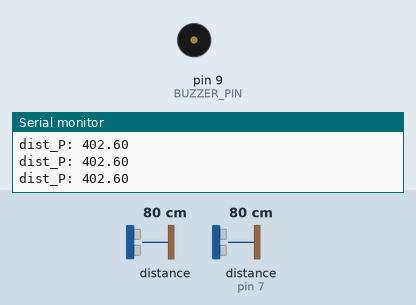
This sketch was run on a simulated Arduino Uno, built with avr-gcc and run on an emulated ATmega328P. On the bench: buzzer (waves = sounding), the last lines printed to the serial monitor. Inputs (shaded band) come from the test bench; at power-on: distance to the obstacle (sensor on pin 7) 80 cm, distance to the obstacle 80 cm. The echo pulse lasts 58.3 µs per cm.

Above: at 1.2 s.
1.3 s: distance to the obstacle (sensor on pin 7) set to 42 cm
2.8 s: distance to the obstacle (sensor on pin 7) set to 35 cm
At 3.8 s:
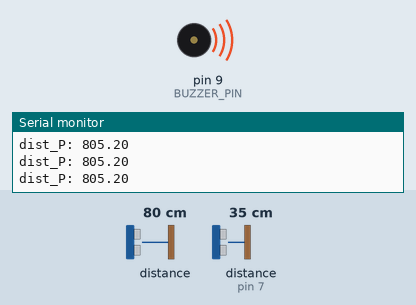
4.3 s: distance to the obstacle (sensor on pin 7) set to 60 cm
At 4.9 s:
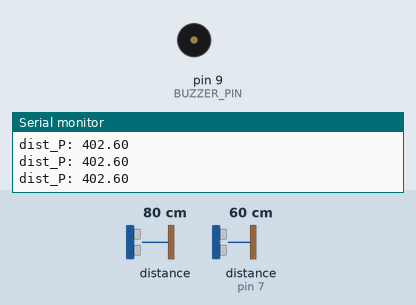
Timing chart, 0 to 7.3 s (numbered marks = the images above; inputs shaded):
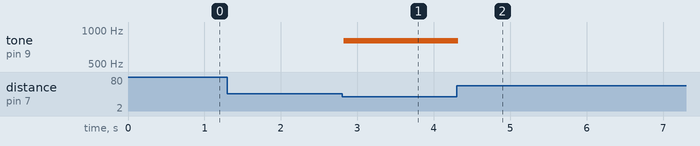

Measured:
- the behaviour switches between 38 and 37 cm on distance to the obstacle (sensor on pin 7) (found by bisection; images 0 and 1)
- after the input at 2.8 s, tone on pin 9 (BUZZER_PIN): silent → 805 Hz at once
- after the input at 4.3 s, tone on pin 9 (BUZZER_PIN): 805 Hz → silent at once

The sketch:

theremin.ino
```cpp
#include "definitions.h"

// Initializes the serial output.
void setup()
{
    Serial.begin(9600);
    pinMode(A0, INPUT);
}

// Repeats the main loop every 10 miliseconds.
// In the main loop the distance of each sonar is pinged.
// And the buzzer is played with the according pitch and volume.
// Also detects for any discrepancies between the distances.
void loop()
{
    // Analog Write Changes volume on "~" digital pins
    dist_P = pitch_sonar.ping_cm();
    if (abs(real_dist_P - dist_P) >= DIST_MARGIN)
    {
        real_dist_P = dist_P;
    }
    pitch = round(map(real_dist_P, MIN_DIST, MAX_DIST, MIN_PITCH, MAX_PITCH) / 36.6) * 36.6;

    dist_V = volume_sonar.ping_cm();
    volume = map(dist_V, MIN_DIST, MAX_DIST, MIN_VOLUME, MAX_VOLUME);

    Serial.print("dist_P: ");
    Serial.println(pitch);

    if (real_dist_P <= MAX_DIST - DIST_MARGIN && real_dist_P >= MIN_DIST + DIST_MARGIN)
        NewTone(BUZZER_PIN, pitch);
    else
        noNewTone(BUZZER_PIN);

    delay(10);
}
```

definitions.h
```cpp
#include <NewPing.h>
#include <NewTone.h>

// Other
#define MIN_PITCH 440
#define MAX_PITCH 880
#define MIN_VOLUME 0
#define MAX_VOLUME 490
#define BUZZER_PIN 9 // Positive pin for the buzzer.

// Units
#define cm float // Unit to represent centimeters, should be unsigned.
#define sonar_unit unsigned int // Unit to represent the time taken from each sonar scan.

// Distances
#define MAX_DIST 40.0 // Maximum distance the sonars can reach, in centimeters.
#define MIN_DIST 2.5 // Minimum distance the sonars can reach, in centimeters.
#define DIST_MARGIN 2.5 // The margin for the minimum and maximum detection range, in centimeters.

// Pitch Sonar
#define TRIG_PIN_P 6 // Trigger pin for the pitch sonar.
#define ECHO_PIN_P 7 // Echo pin for the pitch sonar.
NewPing pitch_sonar(TRIG_PIN_P, ECHO_PIN_P, MAX_DIST); // The NewPing object for the pitch sonar.
cm dist_P = 0.0; // The current distance of the pitch sonar.
cm real_dist_P = 0.0; // The current distance of the pitch sonar.
float pitch = 0.0;

// Volume Sonar
#define TRIG_PIN_V -1 // Trigger pin for the volume sonar, digital, not defined yet.
#define ECHO_PIN_V -1 // Echo pin for the volume sonar, digital, not defined yet.
NewPing volume_sonar(TRIG_PIN_V, ECHO_PIN_V, MAX_DIST); // The NewPing object for the volume sonar.
cm dist_V = 0.0; // The current distance of the volume sonar.
float volume = 0.0;
```
